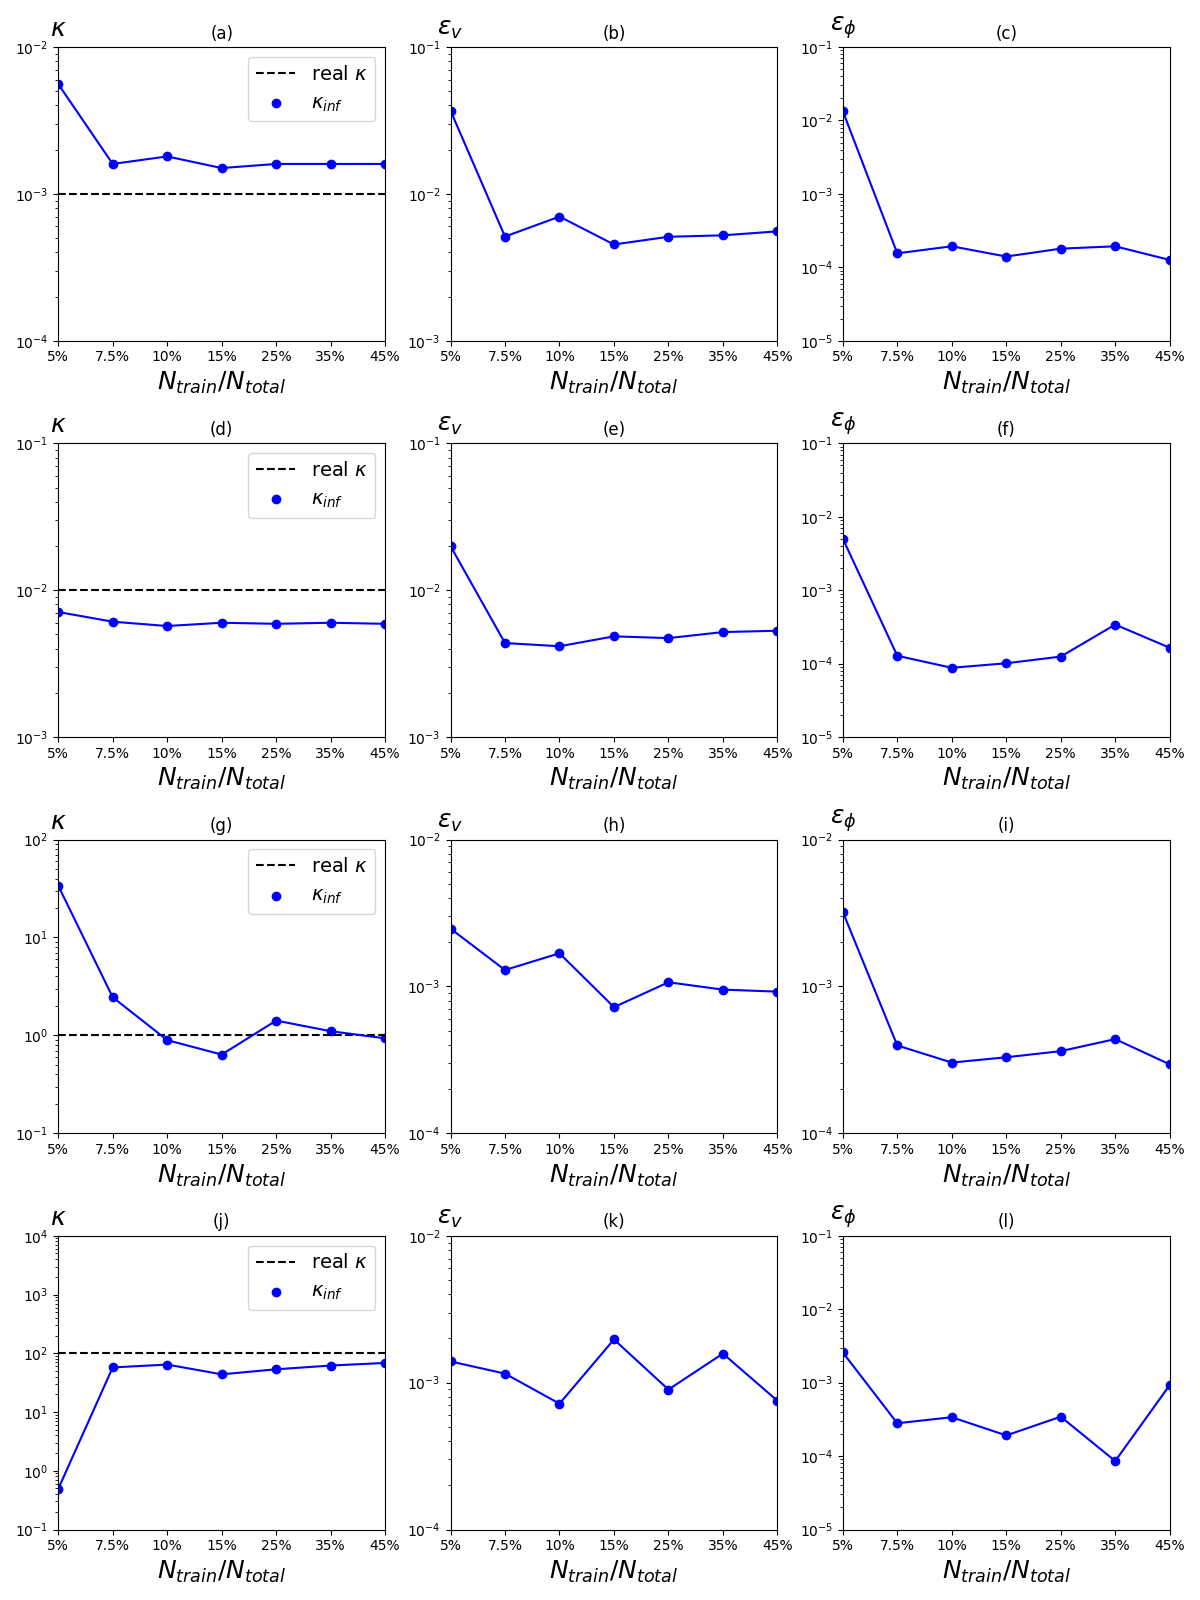

Write Python code to recreate this figure.
"""
Author: Minglang Yin
"""
import numpy as np
import matplotlib.pyplot as plt
import matplotlib.gridspec as gridspec

def main():
    ## figure
    x = [1, 2, 3, 4, 5, 6, 7]
    num_data = 4
    ### inferred K
    num_pt = ['5%', '7.5%', '10%', '15%', '25%', '35%', '45%']

    ## K = 0.001
    K0001_inf = [0.0056, 0.0016, 0.0018, 0.0015, 0.0016, 0.0016, 0.0016] 
    K0001_err_v = [0.03692339637250551, 0.005122691087586185, 0.007008171686910214, 0.00452708413850194, 0.005106505064399686, 0.0052239411916606485, 0.005559307109883266]
    K0001_err_phi = [0.013432807731299406, 0.00015518189842251366, 0.00019363300715335963, 0.00014029456982833175, 0.00017971960099100957, 0.00019347685395596873, 0.00012616948045365877]
  
    ## K = 0.01
    K001_inf = [0.0071, 0.0061, 0.0057,0.0060, 0.0059, 0.0060, 0.0059] 
    K001_err_v = [0.019956355343961698, 0.004366403222419709, 0.004150289836349184,0.004847596176752074 , 0.004716459209682021,0.0051841116386620355 ,0.005292324602118571]
    K001_err_phi = [0.005035145097438842, 0.00012776839726437062, 8.770276449979787e-05, 0.00010100666698216132, 0.00012452675092235863, 0.0003400181973663326, 0.00016427329622591014 ]
  
    ## K = 1
    K1_inf = [33.7858, 2.4510, 0.8944, 0.6366, 1.4161, 1.1031, 0.9322] 
    K1_err_v = [0.0024750954867922502, 0.0012930049895994455,0.0016810380891098327, 0.0007224417908966033,0.0010671751471023263 ,0.0009509310797976431 ,0.0009215035862477997 ]
    K1_err_phi = [0.0032184046463185232, 0.00039639639299529617, 0.00030299826644876097, 0.00032921576497482643,0.0003623800637951874, 0.00043788627544685344, 0.00029464572609123435]
  
    ## K = 100
    K100_inf = [0.4905, 57.3998, 64.2853, 43.8522, 53.4171, 61.8759, 68.5341] 
    K100_err_v = [0.001394808975569186, 0.0011525259135554062, 0.0007193996513891196, 0.001969052625906494, 0.0008976820846366921, 0.0015779864859220075, 0.0007530844482711539 ]
    K100_err_phi = [0.002584556557307176, 0.00028004584566359404, 0.00033853025279850774, 0.00019129848969701648, 0.0003438217614571429, 8.569516600497784e-05, 0.0009250736669903226]
  
    ## plotting
    fig = plt.figure(constrained_layout=False, figsize=(12,16))
    gs = fig.add_gridspec(4, 1)
    gs0 = gs[0].subgridspec(1, 3)
    ax1 = fig.add_subplot(gs0[0])
    ax2 = fig.add_subplot(gs0[1])
    ax3 = fig.add_subplot(gs0[2])

    gs1 = gs[1].subgridspec(1, 3)
    ax4 = fig.add_subplot(gs1[0])
    ax5 = fig.add_subplot(gs1[1])
    ax6 = fig.add_subplot(gs1[2])

    gs2 = gs[2].subgridspec(1, 3)
    ax7 = fig.add_subplot(gs2[0])
    ax8 = fig.add_subplot(gs2[1])
    ax9 = fig.add_subplot(gs2[2])

    gs3 = gs[3].subgridspec(1, 3)
    ax10 = fig.add_subplot(gs3[0])
    ax11 = fig.add_subplot(gs3[1])
    ax12 = fig.add_subplot(gs3[2])

    ## ax1: K
    ax1.axhline(y=0.001, linestyle='--', color='black',  label='real $\kappa$')
    ax1.plot(x, K0001_inf, color='blue')
    ax1.scatter(x, K0001_inf, color='blue', label='$\kappa_{inf}$')
    ax1.set_xlabel('$N_{train}/N_{total}$', fontsize=18)
    ax1.set_ylabel("$\kappa$", fontsize=18, rotation='horizontal')
    ax1.set_xticks(np.arange(1, 8))
    ax1.set_xticklabels(num_pt)

    ax1.set_xlim([1,7])
    ax1.set_ylim([1e-4, 1e-2])
    ax1.set_title('(a)')
    ax1.set_yscale('log')
    # ax1.set_aspect('auto')
    ax1.yaxis.set_label_coords(0.0,1.02)
    ax1.legend(fontsize=14)

    # ## ax2
    ax2.plot(x, K0001_err_v, color='blue')
    ax2.scatter(x, K0001_err_v, color='blue')
    ax2.set_xlabel('$N_{train}/N_{total}$', fontsize=18)
    ax2.set_ylabel("$\epsilon_{v}$", fontsize=18, rotation='horizontal')
    ax2.set_xticks(np.arange(1, 8))
    ax2.set_xticklabels(num_pt)
    # ax2.set_yticks(np.linspace(0, 12, 6))
    ax2.set_xlim([1,7])
    ax2.set_ylim([1e-3, 1e-1])
    ax2.set_yscale('log')
    ax2.set_title('(b)')
    ax2.yaxis.set_label_coords(0.0,1.02)
    # ax2.legend()

    # ## ax3
    ax3.plot(x, K0001_err_phi, color='blue')
    ax3.scatter(x, K0001_err_phi, color='blue')
    ax3.set_xlabel('$N_{train}/N_{total}$', fontsize=18)
    ax3.set_ylabel("$\epsilon_{\phi}$", fontsize=18, rotation='horizontal')
    ax3.set_xticks(np.arange(1, 8))
    ax3.set_xticklabels(num_pt)
    ax3.set_xlim([1,7])
    # ax2.set_yticks(np.linspace(0, 12, 6))
    ax3.set_ylim([1e-5, 1e-1])
    ax3.set_yscale('log')
    ax3.set_title('(c)')
    ax3.yaxis.set_label_coords(0.0,1.02)
    # ax3.legend()
    
    ## K = 0.01
    ax4.axhline(y=0.01, linestyle='--', color='black',  label='real $\kappa$')
    ax4.plot(x, K001_inf, color='blue')
    ax4.scatter(x, K001_inf, color='blue', label='$\kappa_{inf}$')
    ax4.set_xlabel('$N_{train}/N_{total}$', fontsize=18)
    ax4.set_ylabel("$\kappa$", fontsize=18, rotation='horizontal')
    ax4.set_xticks(np.arange(1, 8))
    ax4.set_xticklabels(num_pt)
    # ax4.set_yticks(np.linspace(0, 0.02, 11))
    ax4.set_xlim([1,7])
    ax4.set_ylim([1e-3, 1e-1])
    ax4.set_title('(d)')
    ax4.set_yscale('log')
    # ax1.set_aspect('auto')
    ax4.yaxis.set_label_coords(0.0,1.02)
    ax4.legend(fontsize=14)

    # ## ax5
    ax5.plot(x, K001_err_v, color='blue')
    ax5.scatter(x, K001_err_v, color='blue')
    ax5.set_xlabel('$N_{train}/N_{total}$', fontsize=18)
    ax5.set_ylabel("$\epsilon_{v}$", fontsize=18, rotation='horizontal')
    ax5.set_xticks(np.arange(1, 8))
    ax5.set_xticklabels(num_pt)
    # ax2.set_yticks(np.linspace(0, 12, 6))
    ax5.set_xlim([1,7])
    ax5.set_ylim([1e-3, 1e-1])
    ax5.set_yscale('log')
    ax5.set_title('(e)')
    ax5.yaxis.set_label_coords(0.0,1.02)
    # ax2.legend()

    # ## ax3
    ax6.plot(x, K001_err_phi, color='blue')
    ax6.scatter(x, K001_err_phi, color='blue')
    ax6.set_xlabel('$N_{train}/N_{total}$', fontsize=18)
    ax6.set_ylabel("$\epsilon_{\phi}$", fontsize=18, rotation='horizontal')
    ax6.set_xticks(np.arange(1, 8))
    ax6.set_xticklabels(num_pt)
    ax6.set_xlim([1,7])
    # ax2.set_yticks(np.linspace(0, 12, 6))
    ax6.set_ylim([1e-5, 1e-1])
    ax6.set_yscale('log')
    ax6.set_title('(f)')
    ax6.yaxis.set_label_coords(0.0,1.02)
    # ax3.legend()

    ## K = 1
    ##ax7
    ax7.axhline(y=1, linestyle='--', color='black',  label='real $\kappa$')
    ax7.plot(x, K1_inf, color='blue')
    ax7.scatter(x, K1_inf, color='blue', label='$\kappa_{inf}$')
    ax7.set_xlabel('$N_{train}/N_{total}$', fontsize=18)
    ax7.set_ylabel("$\kappa$", fontsize=18, rotation='horizontal')
    ax7.set_xticks(np.arange(1, 8))
    ax7.set_xticklabels(num_pt)
    # ax7.set_yticks(np.linspace(0, 10, 11))
    ax7.set_xlim([1,7])
    ax7.set_ylim([1e-1, 1e2])
    ax7.set_title('(g)')
    ax7.set_yscale('log')
    # ax1.set_aspect('auto')
    ax7.yaxis.set_label_coords(0.0,1.02)
    ax7.legend(fontsize=14)

    # ## ax8
    ax8.plot(x, K1_err_v, color='blue')
    ax8.scatter(x, K1_err_v, color='blue')
    ax8.set_xlabel('$N_{train}/N_{total}$', fontsize=18)
    ax8.set_ylabel("$\epsilon_{v}$", fontsize=18, rotation='horizontal')
    ax8.set_xticks(np.arange(1, 8))
    ax8.set_xticklabels(num_pt)
    # ax2.set_yticks(np.linspace(0, 12, 6))
    ax8.set_xlim([1,7])
    ax8.set_ylim([1e-4, 1e-2])
    ax8.set_yscale('log')
    ax8.set_title('(h)')
    ax8.yaxis.set_label_coords(0.0,1.02)
    # ax2.legend()

    # ## ax9
    ax9.plot(x, K1_err_phi, color='blue')
    ax9.scatter(x, K1_err_phi, color='blue')
    ax9.set_xlabel('$N_{train}/N_{total}$', fontsize=18)
    ax9.set_ylabel("$\epsilon_{\phi}$", fontsize=18, rotation='horizontal')
    ax9.set_xticks(np.arange(1, 8))
    ax9.set_xticklabels(num_pt)
    ax9.set_xlim([1,7])
    # ax2.set_yticks(np.linspace(0, 12, 6))
    ax9.set_ylim([1e-4, 1e-2])
    ax9.set_yscale('log')
    ax9.set_title('(i)')
    ax9.yaxis.set_label_coords(0.0,1.02)
    # ax3.legend()

    ## K = 100
    ##ax7
    ax10.axhline(y=100, linestyle='--', color='black',  label='real $\kappa$')
    ax10.plot(x, K100_inf, color='blue')
    ax10.scatter(x, K100_inf, color='blue', label='$\kappa_{inf}$')
    ax10.set_xlabel('$N_{train}/N_{total}$', fontsize=18)
    ax10.set_ylabel("$\kappa$", fontsize=18, rotation='horizontal')
    ax10.set_xticks(np.arange(1, 8))
    ax10.set_xticklabels(num_pt)
    # ax7.set_yticks(np.linspace(0, 10, 11))
    ax10.set_xlim([1,7])
    ax10.set_ylim([1e-1, 1e4])
    ax10.set_title('(j)')
    ax10.set_yscale('log')
    # ax1.set_aspect('auto')
    ax10.yaxis.set_label_coords(0.0,1.02)
    ax10.legend(fontsize=14)

    # ## ax8
    ax11.plot(x, K100_err_v, color='blue')
    ax11.scatter(x, K100_err_v, color='blue')
    ax11.set_xlabel('$N_{train}/N_{total}$', fontsize=18)
    ax11.set_ylabel("$\epsilon_{v}$", fontsize=18, rotation='horizontal')
    ax11.set_xticks(np.arange(1, 8))
    ax11.set_xticklabels(num_pt)
    # ax2.set_yticks(np.linspace(0, 12, 6))
    ax11.set_xlim([1,7])
    ax11.set_ylim([1e-4, 1e-2])
    ax11.set_yscale('log')
    ax11.set_title('(k)')
    ax11.yaxis.set_label_coords(0.0,1.02)
    # ax2.legend()

    # ## ax9
    ax12.plot(x, K100_err_phi, color='blue')
    ax12.scatter(x, K100_err_phi, color='blue')
    ax12.set_xlabel('$N_{train}/N_{total}$', fontsize=18)
    ax12.set_ylabel("$\epsilon_{\phi}$", fontsize=18, rotation='horizontal')
    ax12.set_xticks(np.arange(1, 8))
    ax12.set_xticklabels(num_pt)
    ax12.set_xlim([1,7])
    # ax2.set_yticks(np.linspace(0, 12, 6))
    ax12.set_ylim([1e-5, 1e-1])
    ax12.set_yscale('log')
    ax12.set_title('(l)')
    ax12.yaxis.set_label_coords(0.0,1.02)
    # ax3.legend()

    plt.tight_layout()
    fig.savefig('fig_5.png')
    plt.close()


if __name__ == '__main__':
    main()
